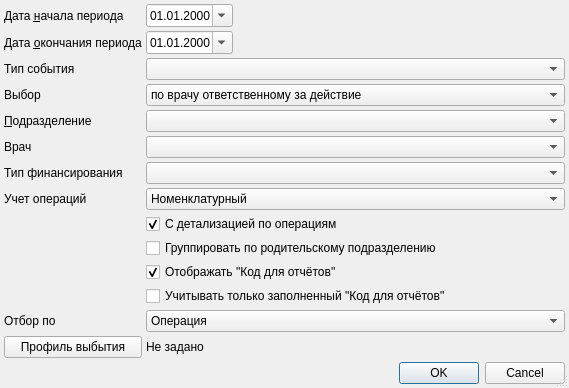
<?xml version="1.0" encoding="UTF-8"?>
<ui version="4.0">
 <class>AnaliticReportsSurgeryStationaryDialog</class>
 <widget class="QDialog" name="AnaliticReportsSurgeryStationaryDialog">
  <property name="windowModality">
   <enum>Qt::ApplicationModal</enum>
  </property>
  <property name="geometry">
   <rect>
    <x>0</x>
    <y>0</y>
    <width>569</width>
    <height>382</height>
   </rect>
  </property>
  <property name="windowTitle">
   <string>параметры отчёта</string>
  </property>
  <property name="sizeGripEnabled">
   <bool>true</bool>
  </property>
  <layout class="QGridLayout" name="gridLayout">
   <property name="margin">
    <number>4</number>
   </property>
   <property name="spacing">
    <number>4</number>
   </property>
   <item row="0" column="0">
    <widget class="QLabel" name="lblBegDate">
     <property name="text">
      <string>Дата &amp;начала периода</string>
     </property>
     <property name="buddy">
      <cstring>edtBegDate</cstring>
     </property>
    </widget>
   </item>
   <item row="4" column="1" colspan="3">
    <widget class="COrgStructureComboBox" name="cmbOrgStructure"/>
   </item>
   <item row="0" column="1">
    <widget class="CDateEdit" name="edtBegDate">
     <property name="sizePolicy">
      <sizepolicy hsizetype="Maximum" vsizetype="Fixed">
       <horstretch>0</horstretch>
       <verstretch>0</verstretch>
      </sizepolicy>
     </property>
     <property name="displayFormat">
      <string>dd.MM.yyyy</string>
     </property>
     <property name="calendarPopup">
      <bool>true</bool>
     </property>
    </widget>
   </item>
   <item row="1" column="2" colspan="2">
    <spacer>
     <property name="orientation">
      <enum>Qt::Horizontal</enum>
     </property>
     <property name="sizeHint" stdset="0">
      <size>
       <width>91</width>
       <height>20</height>
      </size>
     </property>
    </spacer>
   </item>
   <item row="8" column="1" colspan="3">
    <widget class="QComboBox" name="cmbTypeSurgery">
     <item>
      <property name="text">
       <string>Номенклатурный</string>
      </property>
     </item>
     <item>
      <property name="text">
       <string>Пользовательский</string>
      </property>
     </item>
    </widget>
   </item>
   <item row="6" column="0">
    <widget class="QLabel" name="lblPerson">
     <property name="text">
      <string>Врач</string>
     </property>
    </widget>
   </item>
   <item row="11" column="1">
    <widget class="QCheckBox" name="chkShowFlatCode">
     <property name="text">
      <string>Отображать &quot;Код для отчётов&quot;</string>
     </property>
     <property name="checked">
      <bool>true</bool>
     </property>
    </widget>
   </item>
   <item row="14" column="0">
    <widget class="QPushButton" name="btnProfileList">
     <property name="text">
      <string>Профиль выбытия</string>
     </property>
    </widget>
   </item>
   <item row="15" column="0" colspan="2">
    <spacer>
     <property name="orientation">
      <enum>Qt::Vertical</enum>
     </property>
     <property name="sizeHint" stdset="0">
      <size>
       <width>129</width>
       <height>20</height>
      </size>
     </property>
    </spacer>
   </item>
   <item row="4" column="0">
    <widget class="QLabel" name="lblOrgStructure">
     <property name="text">
      <string>&amp;Подразделение</string>
     </property>
     <property name="buddy">
      <cstring>cmbOrgStructure</cstring>
     </property>
    </widget>
   </item>
   <item row="2" column="1" colspan="3">
    <widget class="CRBComboBox" name="cmbEventType"/>
   </item>
   <item row="7" column="0">
    <widget class="QLabel" name="lblFinance">
     <property name="text">
      <string>Тип финансирования</string>
     </property>
    </widget>
   </item>
   <item row="7" column="1" colspan="3">
    <widget class="CRBComboBox" name="cmbFinance"/>
   </item>
   <item row="6" column="1" colspan="3">
    <widget class="CPersonComboBoxEx" name="cmbPerson"/>
   </item>
   <item row="0" column="2" colspan="2">
    <spacer>
     <property name="orientation">
      <enum>Qt::Horizontal</enum>
     </property>
     <property name="sizeHint" stdset="0">
      <size>
       <width>91</width>
       <height>20</height>
      </size>
     </property>
    </spacer>
   </item>
   <item row="1" column="1">
    <widget class="CDateEdit" name="edtEndDate">
     <property name="sizePolicy">
      <sizepolicy hsizetype="Maximum" vsizetype="Fixed">
       <horstretch>0</horstretch>
       <verstretch>0</verstretch>
      </sizepolicy>
     </property>
     <property name="displayFormat">
      <string>dd.MM.yyyy</string>
     </property>
     <property name="calendarPopup">
      <bool>true</bool>
     </property>
    </widget>
   </item>
   <item row="3" column="1" colspan="3">
    <widget class="QComboBox" name="cmbSelectType">
     <item>
      <property name="text">
       <string>по врачу ответственному за действие</string>
      </property>
     </item>
     <item>
      <property name="text">
       <string>по врачу ответственному за событие</string>
      </property>
     </item>
    </widget>
   </item>
   <item row="2" column="0">
    <widget class="QLabel" name="lblEventType">
     <property name="text">
      <string>Тип события</string>
     </property>
    </widget>
   </item>
   <item row="13" column="0">
    <widget class="QLabel" name="lblSelectActionType">
     <property name="text">
      <string>Отбор по</string>
     </property>
    </widget>
   </item>
   <item row="12" column="1">
    <widget class="QCheckBox" name="chkExistFlatCode">
     <property name="enabled">
      <bool>true</bool>
     </property>
     <property name="text">
      <string>Учитывать только заполненный &quot;Код для отчётов&quot;</string>
     </property>
     <property name="checked">
      <bool>false</bool>
     </property>
    </widget>
   </item>
   <item row="8" column="0">
    <widget class="QLabel" name="lblTypeSurgery">
     <property name="text">
      <string>Учет операций</string>
     </property>
    </widget>
   </item>
   <item row="3" column="0">
    <widget class="QLabel" name="lblSelectType">
     <property name="text">
      <string>Выбор</string>
     </property>
    </widget>
   </item>
   <item row="13" column="1" colspan="3">
    <widget class="QComboBox" name="cmbSelectActionType">
     <item>
      <property name="text">
       <string>Операция</string>
      </property>
     </item>
     <item>
      <property name="text">
       <string>Поступление</string>
      </property>
     </item>
     <item>
      <property name="text">
       <string>Движение</string>
      </property>
     </item>
     <item>
      <property name="text">
       <string>Выписка</string>
      </property>
     </item>
     <item>
      <property name="text">
       <string>Выписка+внешние События</string>
      </property>
     </item>
    </widget>
   </item>
   <item row="14" column="1" colspan="3">
    <widget class="QLabel" name="lblProfileList">
     <property name="text">
      <string>Не задано</string>
     </property>
     <property name="wordWrap">
      <bool>true</bool>
     </property>
    </widget>
   </item>
   <item row="1" column="0">
    <widget class="QLabel" name="lblEndDate">
     <property name="text">
      <string>Дата &amp;окончания периода</string>
     </property>
     <property name="buddy">
      <cstring>edtEndDate</cstring>
     </property>
    </widget>
   </item>
   <item row="9" column="1" colspan="3">
    <widget class="QCheckBox" name="chkIsGroupingOS">
     <property name="text">
      <string>С детализацией по операциям</string>
     </property>
     <property name="checked">
      <bool>true</bool>
     </property>
    </widget>
   </item>
   <item row="16" column="0" colspan="4">
    <widget class="QDialogButtonBox" name="buttonBox">
     <property name="orientation">
      <enum>Qt::Horizontal</enum>
     </property>
     <property name="standardButtons">
      <set>QDialogButtonBox::Cancel|QDialogButtonBox::Ok</set>
     </property>
    </widget>
   </item>
   <item row="10" column="1" colspan="3">
    <widget class="QCheckBox" name="chkIsGroupingParentOS">
     <property name="text">
      <string>Группировать по родительскому подразделению</string>
     </property>
    </widget>
   </item>
  </layout>
 </widget>
 <customwidgets>
  <customwidget>
   <class>COrgStructureComboBox</class>
   <extends>QComboBox</extends>
   <header>Orgs/OrgStructComboBoxes.h</header>
  </customwidget>
  <customwidget>
   <class>CRBComboBox</class>
   <extends>QComboBox</extends>
   <header>library/crbcombobox.h</header>
  </customwidget>
  <customwidget>
   <class>CDateEdit</class>
   <extends>QDateEdit</extends>
   <header>library/DateEdit</header>
  </customwidget>
  <customwidget>
   <class>CPersonComboBoxEx</class>
   <extends>QComboBox</extends>
   <header>Orgs/PersonComboBoxEx.h</header>
  </customwidget>
 </customwidgets>
 <tabstops>
  <tabstop>edtBegDate</tabstop>
  <tabstop>edtEndDate</tabstop>
  <tabstop>cmbEventType</tabstop>
  <tabstop>cmbSelectType</tabstop>
  <tabstop>cmbOrgStructure</tabstop>
  <tabstop>cmbPerson</tabstop>
  <tabstop>cmbFinance</tabstop>
  <tabstop>cmbTypeSurgery</tabstop>
  <tabstop>chkIsGroupingOS</tabstop>
  <tabstop>chkIsGroupingParentOS</tabstop>
  <tabstop>cmbSelectActionType</tabstop>
  <tabstop>btnProfileList</tabstop>
  <tabstop>buttonBox</tabstop>
  <tabstop>chkShowFlatCode</tabstop>
  <tabstop>chkExistFlatCode</tabstop>
 </tabstops>
 <resources/>
 <connections>
  <connection>
   <sender>buttonBox</sender>
   <signal>accepted()</signal>
   <receiver>AnaliticReportsSurgeryStationaryDialog</receiver>
   <slot>accept()</slot>
   <hints>
    <hint type="sourcelabel">
     <x>112</x>
     <y>177</y>
    </hint>
    <hint type="destinationlabel">
     <x>102</x>
     <y>90</y>
    </hint>
   </hints>
  </connection>
  <connection>
   <sender>buttonBox</sender>
   <signal>rejected()</signal>
   <receiver>AnaliticReportsSurgeryStationaryDialog</receiver>
   <slot>reject()</slot>
   <hints>
    <hint type="sourcelabel">
     <x>225</x>
     <y>177</y>
    </hint>
    <hint type="destinationlabel">
     <x>236</x>
     <y>76</y>
    </hint>
   </hints>
  </connection>
 </connections>
</ui>
